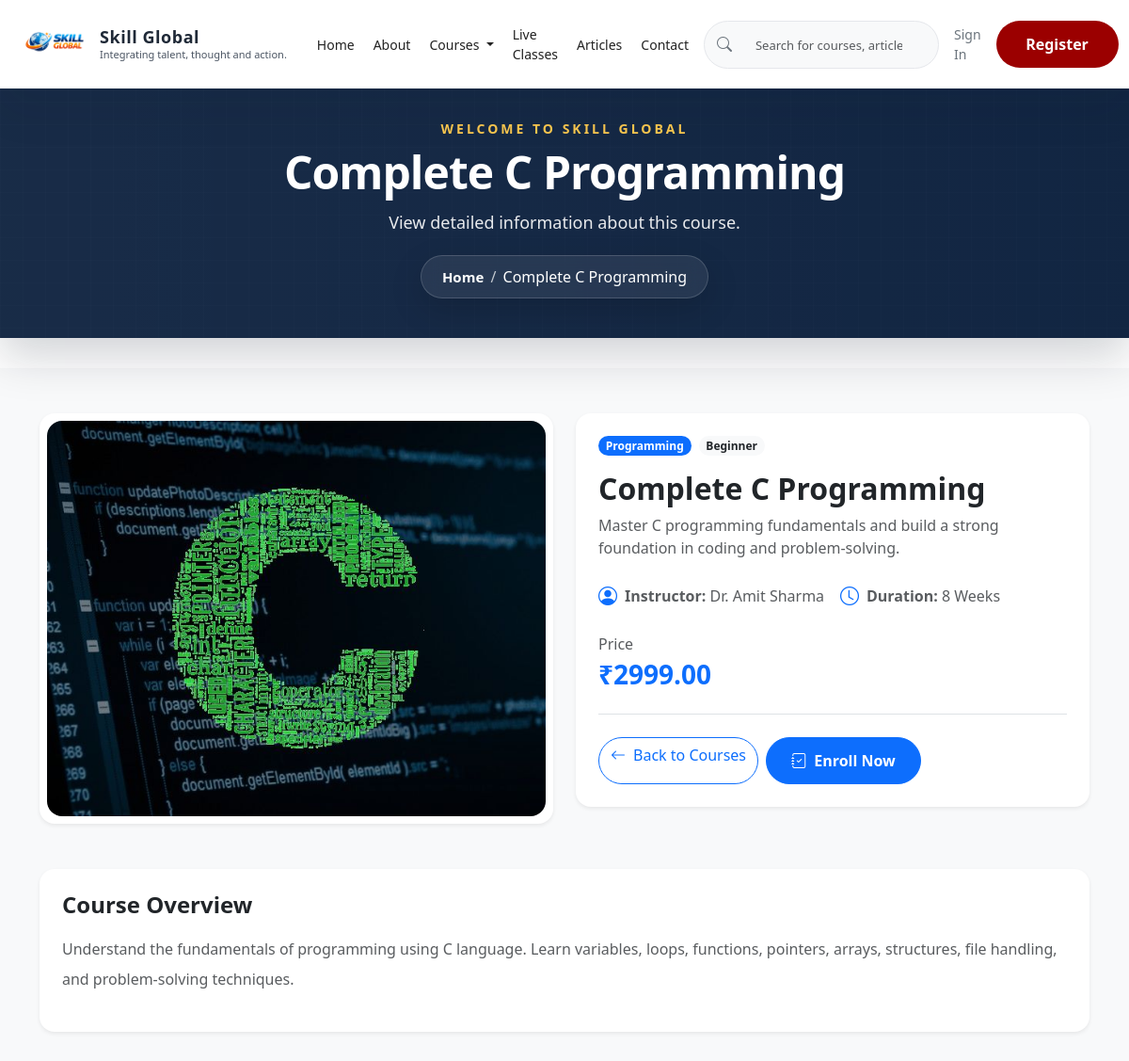
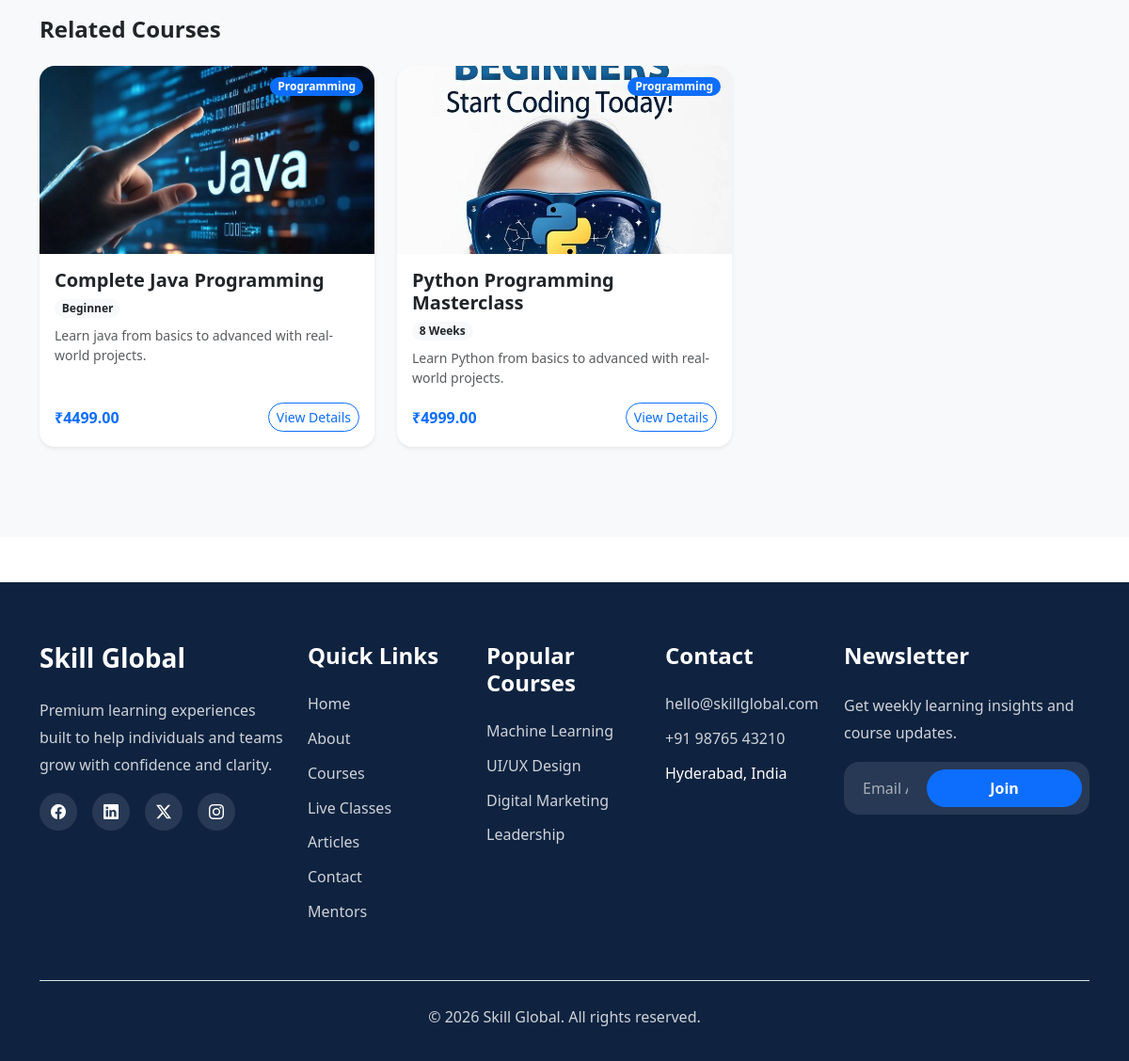
Page /courses/3/ on the committed database (2 pictures, top to bottom).
### skill_global/models.py (models this page shows, shortened)
class Course(models.Model):
    title = models.CharField(max_length=200)
    slug = models.SlugField(max_length=255, unique=True, blank=True, null=True)
    category = models.CharField(max_length=100, blank=True)
    short_description = models.CharField(max_length=255, blank=True)
    description = models.TextField(blank=True)
    instructor = models.CharField(max_length=150, blank=True)
    duration = models.CharField(max_length=80, blank=True)
    level = models.CharField(max_length=80, blank=True)
    price = models.DecimalField(max_digits=8, decimal_places=2, blank=True, null=True)
    image = models.ImageField(upload_to='courses/', blank=True, null=True)
    is_active = models.BooleanField(default=True)
    created_at = models.DateTimeField(auto_now_add=True)
    updated_at = models.DateTimeField(auto_now=True)
    class Meta:
        verbose_name = 'Course'
        verbose_name_plural = 'Courses'
        ordering = ['title']

### skill_global/views.py (the view)
# urls.py: path('courses/<int:id>/', views.course_detail, name='course_detail'),
def course_detail(request, id):
    course = get_object_or_404(Course, id=id, is_active=True)
    related_courses = Course.objects.filter(
        category=course.category,
        is_active=True
    ).exclude(id=course.id)[:3]
    context = {
        'page_title': course.title,
        'page_description': 'View detailed information about this course.',
        'course': course,
        'related_courses': related_courses,
    }
    return render(request, 'skill_global/course_detail.html', context)

### templates/skill_global/course_detail.html (shortened to what this page needs)
{% extends 'base.html' %}
{% load static %}
{% block extra_css %}
<link rel="stylesheet" href="https://cdn.jsdelivr.net/npm/bootstrap-icons@1.11.3/font/bootstrap-icons.min.css">
{% endblock %}
{% block content %}
<section class="py-5 bg-light">
    <div class="container">
        {% if course %}
        <div class="row g-4 align-items-start mb-5">
            <div class="col-lg-6">
                <div class="shadow-sm rounded-4 p-2 bg-white">
                    {% if course.image %}
                    <img src="{{ course.image.url }}" class="img-fluid w-100 rounded-4" alt="{{ course.title }}"
                        style="height: 420px; object-fit: cover;">
                    {% else %}
                    <div class="course-image-placeholder">
                        <i class="bi bi-image"></i>
                    </div>
                    {% endif %}
                </div>
            </div>
            <div class="col-lg-6">
                <div class="card border-0 shadow-sm rounded-4 p-4">
                    <div class="d-flex flex-wrap gap-2 mb-3">
                        <span class="badge bg-primary rounded-pill">{{ course.category }}</span>
                        <span class="badge bg-light text-dark rounded-pill">{{ course.level }}</span>
                    </div>
                    <h2 class="fw-bold mb-2">{{ course.title }}</h2>
                    <p class="text-muted mb-4">{{ course.short_description }}</p>
                    <div class="row g-3 mb-4">
                        <div class="col-sm-6">
                            <div class="d-flex align-items-center text-muted">
                                <i class="bi bi-person-circle fs-5 me-2 text-primary"></i>
                                <span><strong>Instructor:</strong> {{ course.instructor }}</span>
                            </div>
                        </div>
                        <div class="col-sm-6">
                            <div class="d-flex align-items-center text-muted">
                                <i class="bi bi-clock fs-5 me-2 text-primary"></i>
                                <span><strong>Duration:</strong> {{ course.duration }}</span>
                            </div>
                        </div>
                    </div>
                    <div class="mb-4 pb-4 border-bottom">
                        <p class="text-muted mb-1">Price</p>
                        <h3 class="fw-bold text-primary mb-0">₹{{ course.price }}</h3>
                    </div>
                    <div class="d-flex flex-wrap gap-2">
                        <a href="{% url 'courses' %}" class="btn btn-outline-primary rounded-pill">
                            <i class="bi bi-arrow-left me-2"></i>Back to Courses
                        </a>
                        <a href="{% url 'course_enrollment' course.slug %}" class="btn btn-primary rounded-pill">
                            <i class="bi bi-journal-check me-2"></i>Enroll Now
                        </a>
                    </div>
                </div>
            </div>
        </div>
        <div class="card border-0 shadow-sm rounded-4 p-4 mb-5">
            <h4 class="fw-bold mb-3">Course Overview</h4>
            {% if course.description %}
            <p class="text-muted lh-lg">
                {{ course.description }}
            </p>
            {% else %}
            <p class="text-muted">
                No detailed description is available for this course yet.
            </p>
            {% endif %}
        </div>
        {% if related_courses %}
        <div class="mb-5">
            <h4 class="fw-bold mb-4">Related Courses</h4>
            <div class="row g-4">
                {% for related_course in related_courses %}
                <div class="col-md-4">
                    <div class="card border-0 shadow-sm h-100 rounded-4 overflow-hidden">
                        <div class="position-relative">
                            {% if related_course.image %}
                            <img src="{{ related_course.image.url }}" class="img-fluid w-100"
                                alt="{{ related_course.title }}" style="height: 200px; object-fit: cover;">
                            {% else %}
                            <div class="bg-light d-flex align-items-center justify-content-center"
                                style="height: 200px;">
                                <i class="bi bi-image text-muted" style="font-size: 48px; opacity: 0.3;"></i>
                            </div>
                            {% endif %}
                            {% if related_course.category %}
                            <span class="badge bg-primary rounded-pill position-absolute"
                                style="top: 12px; right: 12px;">{{ related_course.category }}</span>
                            {% endif %}
                        </div>
                        <div class="card-body d-flex flex-column">
                            <h5 class="fw-semibold mb-2">{{ related_course.title }}</h5>
                            {% if related_course.level %}
                            <p class="badge bg-light text-dark rounded-pill d-inline-block mb-2"
                                style="width: fit-content;">{{ related_course.level }}</p>
                            {% endif %}
                            <p class="text-muted small mb-3 flex-grow-1">{{ related_course.short_description }}</p>
                            <div class="d-flex justify-content-between align-items-center">
                                {% if related_course.price %}
                                <span class="fw-bold text-primary">₹{{ related_course.price }}</span>
                                {% endif %}
                                <a href="{% url 'course_detail' related_course.id %}"
                                    class="btn btn-outline-primary btn-sm rounded-pill">
                                    View Details
                                </a>
                            </div>
                        </div>
                    </div>
                </div>
                {% endfor %}
            </div>
        </div>
        {% endif %}
        {% endif %}
    </div>
</section>
{% endblock %}

### templates/includes/global_header.html
<section class="global-header-banner" aria-label="Page banner">
    <div class="global-header-backdrop"></div>
    <div class="container h-100">
        <div class="row h-100 align-items-center">
            <div class="col-12 text-center">
                <p class="global-header-label">WELCOME TO SKILL GLOBAL</p>
                <h1 class="global-header-title">{{ page_title|default:"Skill Global" }}</h1>
                <p class="global-header-description">
                    {{ page_description|default:"Premium education designed for modern learners and professionals." }}
                </p>
                <nav class="global-header-breadcrumb" aria-label="Breadcrumb">
                    <a href="/">Home</a>
                    <span class="breadcrumb-divider">/</span>
                    <span>{{ page_title|default:"Page" }}</span>
                </nav>
            </div>
        </div>
    </div>
</section>

### static/css/navbar.css (style rules this page uses)
:root { --navbar-height: 60px; --navbar-bg: #ffffff; --primary-blue: #0D6EFD; --dark-text: #1F2937; --muted-text: #6B7280; --light-grey: #F8F9FA; --border-color: #E5E7EB; --shadow: 0 8px 24px rgba(31, 41, 55, 0.08); --shadow-strong: 0 12px 28px rgba(31, 41, 55, 0.12); }

### static/css/hero.css (style rules this page uses)
:root { --hero-primary: #0d6efd; --hero-primary-hover: #0b5ed7; --hero-text: #ffffff; --hero-muted: rgba(255, 255, 255, 0.88); --hero-shadow: 0 20px 50px rgba(0, 0, 0, 0.28); }
.btn.btn-primary, .btn.btn-outline-light { min-width: 165px; padding: 0.75rem 1.3rem; border-radius: 999px; font-weight: 700; transition: transform 0.25s ease, box-shadow 0.25s ease, background 0.25s ease, color 0.25s ease; }

### static/css/global-header.css (style rules this page uses)
body { padding-top: var(--navbar-height, 78px); }
.global-header-banner { position: relative; display: flex; align-items: center; background: #0f2340; color: #fff; padding: 42px 0; margin: 0 0 2rem; width: 100%; border-radius: 0; box-shadow: 0 20px 45px rgba(4, 15, 35, 0.18); z-index: 1; }
.global-header-banner::before, .global-header-banner::after { content: ''; position: absolute; pointer-events: none; inset: 0; }
.global-header-banner::before { background: linear-gradient(90deg, rgba(255, 255, 255, 0.04) 0%, rgba(255, 255, 255, 0.01) 100%); z-index: 0; }
.global-header-banner::after { background-image: linear-gradient(rgba(255, 255, 255, 0.03) 1px, transparent 1px), linear-gradient(90deg, rgba(255, 255, 255, 0.03) 1px, transparent 1px); background-size: 24px 24px; opacity: 0.35; z-index: 0; }
.global-header-backdrop { position: absolute; inset: 0; background: transparent; z-index: 0; }
.global-header-banner .container { position: relative; z-index: 2; }
.global-header-label { font-size: 0.875rem; font-weight: 700; letter-spacing: 0.1875rem; text-transform: uppercase; color: #f9c74f; margin-bottom: 10px; animation: globalHeaderFade 0.9s ease both; }
.global-header-title { font-size: 3rem; font-weight: 700; line-height: 1.08; margin-bottom: 12px; letter-spacing: -0.02em; animation: globalHeaderFade 1.1s ease both; }
.global-header-description { max-width: 650px; margin: 0 auto 20px; font-size: 1.125rem; line-height: 1.7; color: rgba(255, 255, 255, 0.9); animation: globalHeaderFade 1.25s ease both; }
.global-header-breadcrumb { display: inline-flex; align-items: center; gap: 0.45rem; padding: 10px 22px; border: 1px solid rgba(255, 255, 255, 0.16); border-radius: 25px; background: rgba(255, 255, 255, 0.08); backdrop-filter: blur(10px); box-shadow: 0 12px 35px rgba(0, 0, 0, 0.15); animation: globalHeaderFade 1.35s ease both; }
.global-header-breadcrumb a { color: #fff; text-decoration: none; font-size: 0.9375rem; font-weight: 600; }
.breadcrumb-divider { color: rgba(255, 255, 255, 0.72); }

### static/css/recognition.css (style rules this page uses)
:root { --rec-bg: #151515; --rec-card: #1d1d1d; --rec-gold: #d4af37; --rec-text: #f7f7f2; --rec-muted: #c7c2b7; --rec-border: rgba(212, 175, 55, 0.24); }

### static/css/courses.css (style rules this page uses)
:root { --course-primary: #0d6efd; --course-primary-dark: #0b5ed7; --course-bg: #f8f9fa; --course-card-bg: #ffffff; --course-text: #1f2937; --course-muted: #6b7280; --course-border: #e5e7eb; }

### rows in the picture
Course: title "Complete C Programming", image (picture), category "Programming", level "Beginner", short_description "Master C programming fundamentals and build a strong foundation in coding and problem-solving.", instructor "Dr. Amit Sharma", duration "8 Weeks", price "2999.00", description "Understand the fundamentals of programming using C language. Learn variables, loops, functions, pointers, arrays, structures, file handling, and problem-solving techniques."
Course: image (picture), category "Programming", title "Complete Java Programming", level "Beginner", short_description "Learn java from basics to advanced with real-world projects.", price "4499.00"
Course: image (picture), category "Programming", title "Python Programming Masterclass", level "8 Weeks", short_description "Learn Python from basics to advanced with real-world projects.", price "4999.00"
